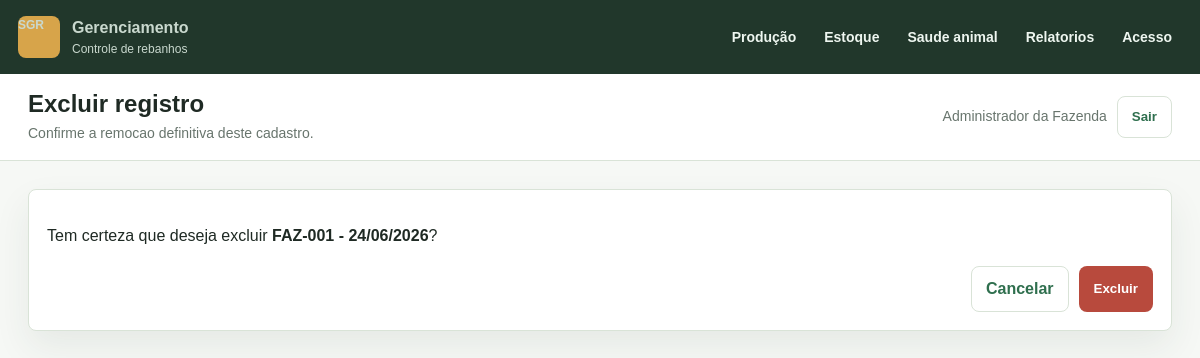
Screenshot of /sanidade/73/excluir/ (signed in) with the database file from the repository.
### rebanho/models.py (models this page shows, shortened)
class Usuario(AbstractUser):
    class TipoUsuario(models.TextChoices):
        ADMIN = 'ADMIN', 'Admin'
        USUARIO = 'USUARIO', 'Usuario'
    id_usuario = models.BigAutoField(primary_key=True)
    nome = models.CharField(max_length=150)
    email = models.EmailField(unique=True)
    tipo_usuario = models.CharField(
        max_length=20,
        choices=TipoUsuario.choices,
        default=TipoUsuario.USUARIO,
    )
    permissao = models.TextField(blank=True)
    data_cadastro = models.DateTimeField(auto_now_add=True)
    REQUIRED_FIELDS = ['nome', 'email']
    class Meta:
        verbose_name = 'Usuario'
        verbose_name_plural = 'Usuarios'
        ordering = ['nome']

class Sanidade(models.Model):
    class StatusSanitario(models.TextChoices):
        SAUDAVEL = 'Saudavel', 'Saudavel'
        OBSERVACAO = 'Em observacao', 'Em observacao'
        TRATAMENTO = 'Em tratamento', 'Em tratamento'
        CRITICO = 'Critico', 'Critico'
    id_sanidade = models.BigAutoField(primary_key=True)
    animal = models.ForeignKey(
        Animal,
        on_delete=models.CASCADE,
        related_name='sanidades',
    )
    data_registro = models.DateField()
    status_sanitario = models.CharField(
        max_length=30,
        choices=StatusSanitario.choices,
        default=StatusSanitario.SAUDAVEL,
    )
    observacoes = models.TextField(blank=True)
    criado_por = models.ForeignKey(
        Usuario,
        on_delete=models.PROTECT,
        related_name='sanidades_criadas',
    )
    class Meta:
        verbose_name = 'Sanidade'
        verbose_name_plural = 'Sanidades'
        ordering = ['-data_registro']
    def __str__(self):
        return f'{self.animal} - {self.data_registro:%d/%m/%Y}'

class RegistroBase(models.Model):
    data_cadastro = models.DateTimeField(auto_now_add=True)
    ativo = models.BooleanField(default=True)
    class Meta:
        abstract = True

class Animal(RegistroBase):
    class Sexo(models.TextChoices):
        MACHO = 'Macho', 'Macho'
        FEMEA = 'Femea', 'Femea'
    class StatusSaude(models.TextChoices):
        SAUDAVEL = 'Saudavel', 'Saudavel'
        OBSERVACAO = 'Observacao', 'Observacao'
        TRATAMENTO = 'Tratamento', 'Tratamento'
        CRITICO = 'Critico', 'Critico'
    id_animal = models.BigAutoField(primary_key=True)
    rebanho = models.ForeignKey(
        Rebanho,
        on_delete=models.PROTECT,
        related_name='animais',
    )
    identificacao = models.CharField(max_length=80, unique=True)
    raca = models.CharField(max_length=80)
    sexo = models.CharField(max_length=10, choices=Sexo.choices)
    peso = models.DecimalField(max_digits=10, decimal_places=2, default=0)
    data_nascimento = models.DateField(null=True, blank=True)
    status_saude = models.CharField(
        max_length=30,
        choices=StatusSaude.choices,
        default=StatusSaude.SAUDAVEL,
    )
    observacoes = models.TextField(blank=True)
    class Meta:
        verbose_name = 'Animal'
        verbose_name_plural = 'Animais'
        ordering = ['identificacao']
    def __str__(self):
        return self.identificacao

### rebanho/views.py (the view, shortened to what this page needs)
# urls.py: path('sanidade/<int:pk>/excluir/', views.ExcluirView.as_view(model=views.Sanidade, success_url='/sanidade/'), name='sanidade_excluir'),
class ExcluirView(LoginRequiredMixin, DeleteView):
    template_name = 'rebanho/confirmar_exclusao.html'
    success_message = 'Registro excluido com sucesso.'
    success_url = reverse_lazy('dashboard')

### templates/rebanho/confirmar_exclusao.html (shortened to what this page needs)
{% extends "base.html" %}
{% block page_title %}Excluir registro{% endblock %}
{% block page_subtitle %}Confirme a remocao definitiva deste cadastro.{% endblock %}
{% block content %}
  <form class="card" method="post">
    <p>Tem certeza que deseja excluir <strong>{{ object }}</strong>?</p>
    <div class="actions">
      <a class="button secondary" href="{{ request.META.HTTP_REFERER|default:'/' }}">Cancelar</a>
      <button class="button danger" type="submit">Excluir</button>
    </div>
  </form>
{% endblock %}

### templates/base.html (shortened to what this page needs)
<!DOCTYPE html>
<html lang="pt-br">
<head>
</head>
<body>
  <div class="app-shell">
    <aside class="sidebar">
      <a class="brand" href="{% url 'dashboard' %}">
        <span class="brand-mark">SGR</span>
        <span>
          <strong>Gerenciamento</strong>
          <span>Controle de rebanhos</span>
        </span>
      </a>
      <nav aria-label="Menu principal">
        <div class="menu-group">
          <button class="menu-group-trigger" type="button">Produção</button>
        </div>
        <div class="menu-group">
          <button class="menu-group-trigger" type="button">Estoque</button>
        </div>
        <div class="menu-group">
          <button class="menu-group-trigger" type="button">Saude animal</button>
        </div>
        <div class="menu-group">
          <button class="menu-group-trigger" type="button">Relatorios</button>
        </div>
        <div class="menu-group">
          <button class="menu-group-trigger" type="button">Acesso</button>
        </div>
      </nav>
    </aside>
    <main class="main">
      <header class="topbar">
        <div class="page-title">
          <h1>{% block page_title %}Painel{% endblock %}</h1>
          <p>{% block page_subtitle %}Acompanhe animais, estoque, alimentacao e sanidade.{% endblock %}</p>
        </div>
        <div class="user-menu">
          <span>{{ request.user.nome|default:request.user.username }}</span>
          <form method="post" action="{% url 'logout' %}">
            <button class="button secondary" type="submit">Sair</button>
          </form>
        </div>
      </header>
      <section class="content">
        {% block content %}{% endblock %}
      </section>
    </main>
  </div>
</body>
</html>

### templates/base.html (style rules this page uses)
:root { --bg: #f6f8f5; --surface: #ffffff; --surface-muted: #eef4ec; --text: #1f2a24; --muted: #68756d; --line: #d9e3d7; --primary: #2f6f4e; --primary-dark: #24573d; --accent: #b8792d; --danger: #b84a3d; --radius: 8px; --shadow: 0 16px 36px rgba(42, 61, 48, 0.08); }
* { box-sizing: border-box; }
body { margin: 0; background: var(--bg); color: var(--text); font-family: Arial, Helvetica, sans-serif; line-height: 1.5; }
a { color: inherit; text-decoration: none; }
.app-shell { min-height: 100vh; display: flex; flex-direction: column; }
.sidebar { background: #21372b; color: #f7fbf7; padding: 16px 18px; position: sticky; top: 0; z-index: 10; display: flex; align-items: center; justify-content: space-between; gap: 16px; flex-wrap: wrap; }
.brand { display: flex; align-items: center; gap: 12px; padding: 0; border-bottom: 0; margin: 0; }
.brand-mark { width: 42px; height: 42px; border-radius: var(--radius); background: #d7a44a; display: grid; place-items: center; color: #21372b; font-weight: 700; }
.brand strong { display: block; font-size: 16px; }
.brand span { display: block; color: #c9d8ce; font-size: 12px; }
nav[aria-label="Menu principal"] { display: flex; align-items: center; flex-wrap: wrap; gap: 8px; margin-left: auto; }
.menu-group { position: relative; }
.menu-group-trigger { border: 0; background: transparent; color: #eef6f0; display: inline-flex; align-items: center; gap: 8px; min-height: 36px; padding: 8px 10px; border-radius: var(--radius); cursor: pointer; font: inherit; font-size: 14px; font-weight: 700; }
.main { min-width: 0; }
.topbar { min-height: 72px; display: flex; align-items: center; justify-content: space-between; gap: 16px; padding: 16px 28px; background: var(--surface); border-bottom: 1px solid var(--line); }
.page-title h1 { margin: 0; font-size: 24px; line-height: 1.2; }
.page-title p { margin: 4px 0 0; color: var(--muted); font-size: 14px; }
.user-menu { display: flex; align-items: center; gap: 10px; white-space: nowrap; color: var(--muted); font-size: 14px; }
.content { padding: 28px; }
.card { background: var(--surface); border: 1px solid var(--line); border-radius: var(--radius); box-shadow: var(--shadow); padding: 18px; }
.button { display: inline-flex; align-items: center; justify-content: center; gap: 8px; min-height: 42px; border: 1px solid transparent; border-radius: var(--radius); padding: 10px 14px; background: var(--primary); color: #fff; font-weight: 700; cursor: pointer; }
.button.secondary { background: #fff; color: var(--primary); border-color: var(--line); }
.button.danger { background: var(--danger); }
.actions { display: flex; justify-content: flex-end; gap: 10px; margin-top: 18px; flex-wrap: wrap; }

### rows the page displays
Usuario: user.nome "Administrador da Fazenda"
Sanidade: animal+data_registro "FAZ-001 - 24/06/2026"
